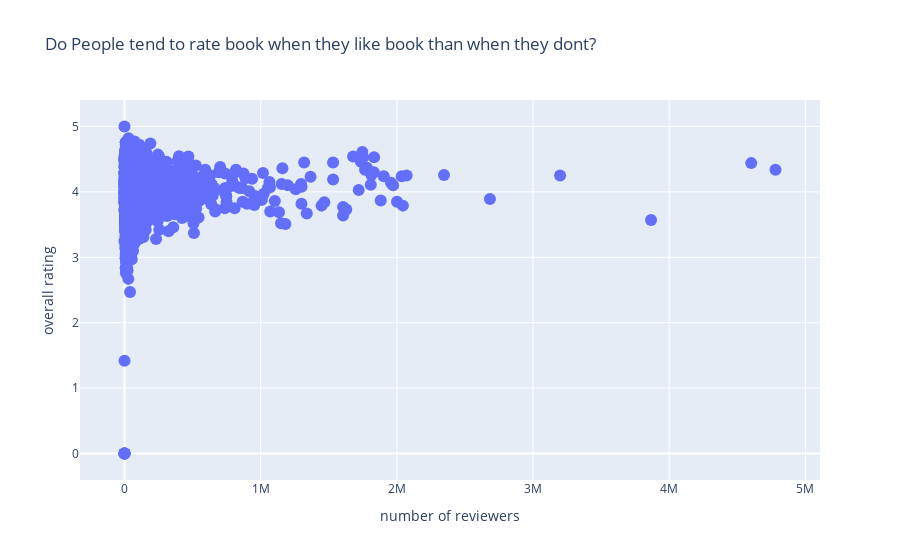

Notebook source saved alongside this figure:
### Code cell
data=go.Scatter(x=books['ratings_count'] , # x data
                y=books['average_rating'] , # y data
                mode='markers' , # drawing mode for scatter trace
                #marker_color=books['title'] , # color by population
                marker_size= 12, # size of markers
                text=books['title'] ) # hover text goes here
layout = go.Layout(title ='Do People tend to rate book when they like book than when they dont?',
                   xaxis =dict(title='number of reviewers'),
                   yaxis =dict(title='overall rating'))
fig = go.Figure(data=data, layout=layout)
fig.show()

### Figure 1 — Plotly figure (JSON) as saved in the notebook; plotly's stock layout.template omitted (floating-point values rounded to 4 significant figures; data arrays with more than 128 entries replaced by an {"elided": "..."} marker saying what was removed)
{"data": [{"marker": {"size": 12}, "mode": "markers", "text": {"elided": "10074 str values"}, "type": "scatter", "x": {"elided": "10074 int values"}, "y": {"elided": "10074 float values"}}], "layout": {"title": {"text": "Do People tend to rate book when they like book than when they dont?"}, "xaxis": {"title": {"text": "number of reviewers"}}, "yaxis": {"title": {"text": "overall rating"}}}}
